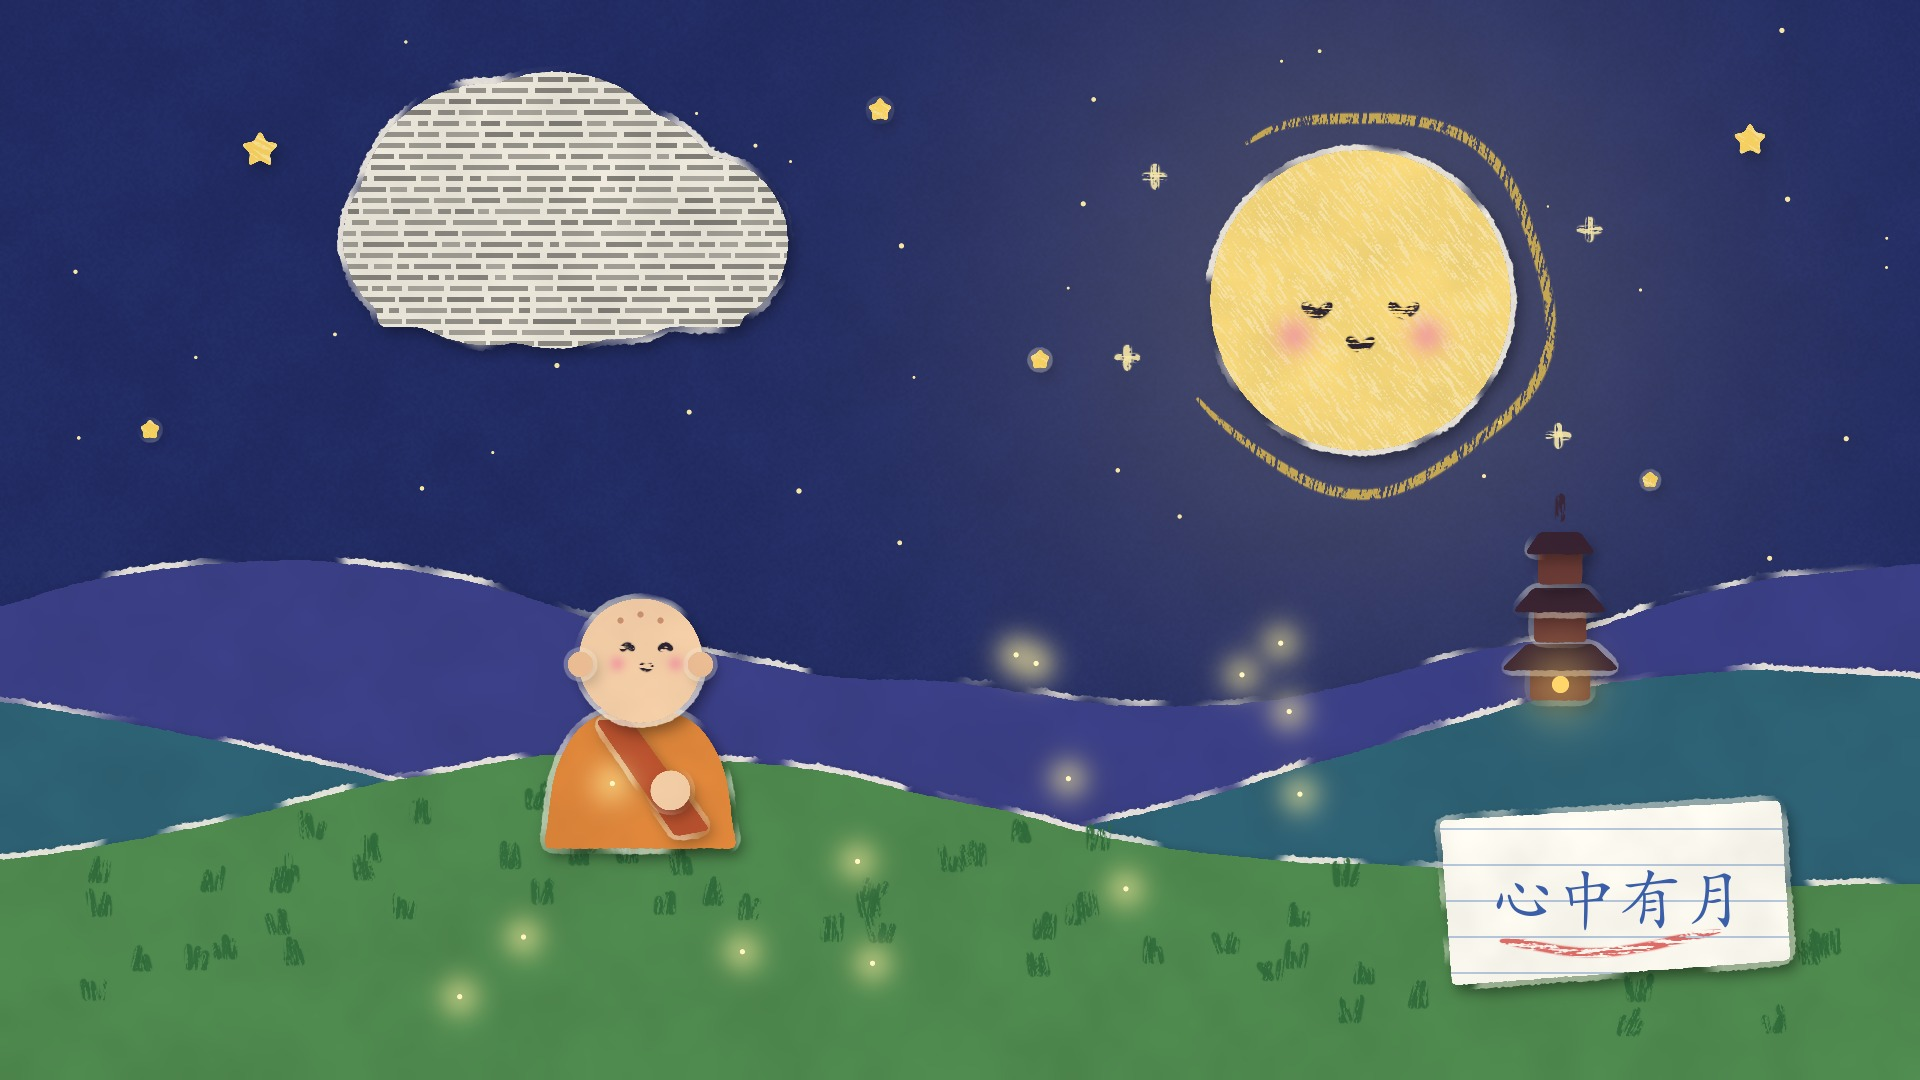

Generate this figure with Python:
"""范例（剪纸拼贴）：「小沙弥看月亮」— 撕纸毛边、纸片阴影、蜡笔质感、报纸云、笔记本纸条、可爱小人。
python3 papercut_moon.py [out.png] [--stages DIR]
"""
import os, sys
sys.path.insert(0, os.path.join(os.path.dirname(os.path.abspath(__file__)), '..', 'lib'))
import numpy as np
from papercut import Collage
from core import blob_pts, spline, fbm1d

out = sys.argv[1] if len(sys.argv) > 1 and not sys.argv[1].startswith('--') else 'papercut_moon.png'
stages = sys.argv[sys.argv.index('--stages') + 1] if '--stages' in sys.argv else None

c = Collage(1920, 1080, seed=15)
rng = c.rng
W, H = c.W, c.H

# ---- night sky in navy crayon, stars
c.background('#232d66', texture='kraft')
for _ in range(40):
    c.dot(rng.uniform(30, W - 30), rng.uniform(20, 560), rng.uniform(1.5, 3.2), '#f6e7a8')
for (x, y, r) in [(260, 150, 22), (880, 110, 16), (1040, 360, 14), (1750, 140, 20), (150, 430, 14), (1650, 480, 12)]:
    c.piece(Collage.star_pts(x, y, r), '#f4cf5e', texture='crayon', torn=0.15, rim=0.3, shadow=0.25)
c.stage('夜空')

# ---- the moon: soft glow, torn paper disc with a sleepy smile, crayon rays
MX, MY, MR = 1360, 300, 150
c.glow(MX, MY, 260, '#f7d98a', 0.18)
c.piece(mask=c.circle_mask(MX, MY, MR), colour='#f6d77a', texture='crayon', torn=0.5, rim=0.9, shadow=0.35, angle=0.9)
c.face(MX, MY + 10, MR * 0.85, mood='sleep')
halo = [(MX + np.cos(a) * (MR + 38 + 6 * np.sin(5 * a)), MY + np.sin(a) * (MR + 38 + 6 * np.sin(5 * a))) for a in np.linspace(-2.2, 2.6, 40)]
c.crayon(spline(halo, 4), 5, '#f2c94c', 0.75)                                       # a hand-drawn crayon halo, not sun rays
for a in (-2.6, -0.3, 0.6, 2.9):
    x, y = MX + np.cos(a) * (MR + 90), MY + np.sin(a) * (MR + 90)
    c.crayon([(x - 12, y), (x + 12, y)], 4, '#f6e7a8'); c.crayon([(x, y - 12), (x, y + 12)], 4, '#f6e7a8')   # twinkles
c.stage('月亮')

# ---- a newspaper cloud drifting across
c.piece(mask=c.cloud_mask(560, 250, 380, 170, puffs=5, seed=3), colour='#e9e3d6', texture='newsprint', torn=0.7, rim=0.9, shadow=0.35)
c.stage('报纸云')

# ---- torn-paper hills, far to near
xs = np.linspace(-20, W + 20, 60)
far = [(x, 640 - 70 * np.sin(x / 260 + 0.5) - 30 * fbm1d(60, 12, 3, 1)[i]) for i, x in enumerate(xs)]
c.piece(far + [(W + 20, H + 20), (-20, H + 20)], '#3b3f86', texture='paper', torn=0.8, rim=0.9, shadow=0.4)
mid = [(x, 760 - 90 * np.sin(x / 330 + 2.2) - 25 * fbm1d(60, 12, 3, 2)[i]) for i, x in enumerate(xs)]
c.piece(mid + [(W + 20, H + 20), (-20, H + 20)], '#2e6275', texture='paper', torn=0.8, rim=0.9, shadow=0.4)
# a little pagoda with a lit window on the middle hill
PX, PY = 1560, 700
for k, (wid, hgt) in enumerate([(120, 26), (96, 24), (72, 22)]):
    y = PY - k * 58
    c.piece([(PX - 30 + k * 4, y), (PX + 30 - k * 4, y), (PX + 30 - k * 4, y - 34), (PX - 30 + k * 4, y - 34)], '#6b3b36', torn=0.2, rim=0.3, shadow=0.3)
    c.piece([(PX - wid / 2, y - 30), (PX + wid / 2, y - 30), (PX + wid * 0.28, y - 30 - hgt), (PX - wid * 0.28, y - 30 - hgt)], '#3a2433', torn=0.25, rim=0.4, shadow=0.3)
c.dot(PX, PY - 16, 9, '#ffd66b'); c.glow(PX, PY - 16, 28, '#ffd66b', 0.35)
c.crayon([(PX, PY - 180), (PX, PY - 206)], 5, '#3a2433')
near = [(x, 880 - 120 * np.exp(-((x - 620) / 520) ** 2) - 20 * fbm1d(60, 10, 3, 3)[i]) for i, x in enumerate(xs)]
c.piece(near + [(W + 20, H + 20), (-20, H + 20)], '#4f8a4f', texture='paper', torn=0.7, rim=0.9, shadow=0.45)
for _ in range(60):                                   # crayon grass tufts
    x = rng.uniform(40, W - 40); y = 880 - 120 * np.exp(-((x - 620) / 520) ** 2) + rng.uniform(20, 170)
    for k in range(3):
        c.crayon([(x + k * 7, y), (x + k * 7 + rng.normal(0, 4), y - rng.uniform(14, 28))], 3.2, '#2f6a3a', 0.9)
c.stage('山丘')

# ---- a small monk sitting on the hill, looking up at the moon
BX, BY = 640, 770
robe = spline([(BX - 95, BY + 70), (BX - 80, BY - 10), (BX - 40, BY - 55), (BX + 40, BY - 55), (BX + 80, BY - 10), (BX + 95, BY + 70)], 10)
c.piece(np.vstack([robe, [(BX + 95, BY + 78), (BX - 95, BY + 78)]]), '#e0873b', texture='paper', torn=0.35, rim=0.6, shadow=0.45)
c.piece([(BX - 45, BY - 50), (BX - 10, BY - 50), (BX + 70, BY + 60), (BX + 35, BY + 66)], '#b8512e', texture='paper', torn=0.3, rim=0.5, shadow=0.3)
c.piece(mask=c.circle_mask(BX + 30, BY + 20, 20), colour='#f3cda6', torn=0.2, rim=0.4, shadow=0.3)      # hands in lap
c.piece(mask=c.circle_mask(BX, BY - 110, 62), colour='#f3cda6', texture='paper', torn=0.3, rim=0.7, shadow=0.4)
for sx in (-1, 1):
    c.piece(mask=c.circle_mask(BX + sx * 60, BY - 106, 13), colour='#eebf95', torn=0.15, rim=0.3, shadow=0.2)
c.face(BX + 6, BY - 118, 56, mood='smile')
for (dx, dy) in [(-20, -150), (0, -156), (20, -150)]:                                                   # three dots on the shaved head
    c.dot(BX + dx, BY + dy, 3.5, '#c98e6d')
c.stage('小沙弥')

# ---- a torn notebook scrap with a note, and fireflies
note = [(1440, 820), (1780, 800), (1790, 960), (1452, 985)]
c.piece(note, '#fbf8ef', texture='notebook', torn=0.6, rim=0.5, shadow=0.45)
c.text('心中有月', 1490, 850, 64, '#3a5fa8')
c.crayon(spline([(1500, 940), (1600, 952), (1720, 930)], 8), 4, '#d9534f', 0.85)
for _ in range(14):
    x, y = rng.uniform(200, 1400), rng.uniform(640, 1000)
    c.glow(x, y, 16, '#fff0a0', 0.45); c.dot(x, y, 3, '#fff6c0')

c.save(out, stages_dir=stages)
print('saved', out)
